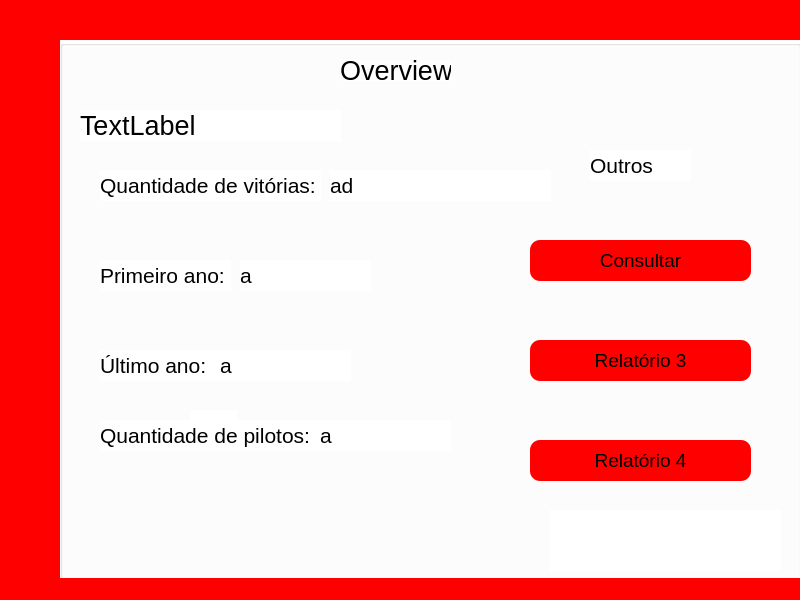
<?xml version="1.0" encoding="UTF-8"?>
<ui version="4.0">
 <class>MainWindow</class>
 <widget class="QMainWindow" name="MainWindow">
  <property name="geometry">
   <rect>
    <x>0</x>
    <y>0</y>
    <width>800</width>
    <height>600</height>
   </rect>
  </property>
  <property name="windowTitle">
   <string>MainWindow</string>
  </property>
  <property name="styleSheet">
   <string notr="true">background-color: rgb(255, 0, 0);</string>
  </property>
  <widget class="QWidget" name="centralwidget">
   <widget class="QGroupBox" name="groupBox">
    <property name="geometry">
     <rect>
      <x>60</x>
      <y>40</y>
      <width>741</width>
      <height>551</height>
     </rect>
    </property>
    <property name="styleSheet">
     <string notr="true">background-color: rgb(255, 255, 255);</string>
    </property>
    <property name="title">
     <string/>
    </property>
    <widget class="QLabel" name="label_8">
     <property name="geometry">
      <rect>
       <x>490</x>
       <y>470</y>
       <width>231</width>
       <height>61</height>
      </rect>
     </property>
     <property name="text">
      <string/>
     </property>
     <property name="pixmap">
      <pixmap>../formula-1-logo-1-1.png</pixmap>
     </property>
     <property name="scaledContents">
      <bool>true</bool>
     </property>
     <property name="alignment">
      <set>Qt::AlignLeading|Qt::AlignLeft|Qt::AlignVCenter</set>
     </property>
    </widget>
    <widget class="QLabel" name="label">
     <property name="geometry">
      <rect>
       <x>280</x>
       <y>20</y>
       <width>111</width>
       <height>21</height>
      </rect>
     </property>
     <property name="font">
      <font>
       <pointsize>20</pointsize>
      </font>
     </property>
     <property name="text">
      <string>Overview</string>
     </property>
    </widget>
    <widget class="QLabel" name="EscuderiaOverview">
     <property name="geometry">
      <rect>
       <x>20</x>
       <y>70</y>
       <width>261</width>
       <height>31</height>
      </rect>
     </property>
     <property name="font">
      <font>
       <pointsize>20</pointsize>
      </font>
     </property>
     <property name="text">
      <string>TextLabel</string>
     </property>
    </widget>
    <widget class="QLabel" name="label_3">
     <property name="geometry">
      <rect>
       <x>530</x>
       <y>110</y>
       <width>101</width>
       <height>31</height>
      </rect>
     </property>
     <property name="font">
      <font>
       <pointsize>16</pointsize>
      </font>
     </property>
     <property name="text">
      <string>Outros</string>
     </property>
    </widget>
    <widget class="QPushButton" name="Relatorio3">
     <property name="geometry">
      <rect>
       <x>470</x>
       <y>300</y>
       <width>221</width>
       <height>41</height>
      </rect>
     </property>
     <property name="font">
      <font>
       <pointsize>14</pointsize>
      </font>
     </property>
     <property name="styleSheet">
      <string notr="true">QPushButton{
	background-color: rgb(255, 0, 0);
	border-radius:10px;
		
}

QPushButton:hover{
	background-color: rgb(191, 0, 0);
	border:none;	
	gridline-color: rgb(191, 0, 0);
}

QPushButton:pressr{
	border:none;	
	border-bottom:none;
	gridline-color: rgb(191, 0, 0);
}</string>
     </property>
     <property name="text">
      <string>Relatório 3</string>
     </property>
    </widget>
    <widget class="QPushButton" name="ConsultaBotao">
     <property name="geometry">
      <rect>
       <x>470</x>
       <y>200</y>
       <width>221</width>
       <height>41</height>
      </rect>
     </property>
     <property name="font">
      <font>
       <pointsize>14</pointsize>
      </font>
     </property>
     <property name="styleSheet">
      <string notr="true">QPushButton{
	background-color: rgb(255, 0, 0);
	border-radius:10px;
		
}

QPushButton:hover{
	background-color: rgb(191, 0, 0);
	border:none;	
	gridline-color: rgb(191, 0, 0);
}

QPushButton:pressr{
	border:none;	
	border-bottom:none;
	gridline-color: rgb(191, 0, 0);
}</string>
     </property>
     <property name="text">
      <string>Consultar</string>
     </property>
    </widget>
    <widget class="QLabel" name="label_2">
     <property name="geometry">
      <rect>
       <x>40</x>
       <y>130</y>
       <width>221</width>
       <height>31</height>
      </rect>
     </property>
     <property name="font">
      <font>
       <pointsize>16</pointsize>
      </font>
     </property>
     <property name="text">
      <string>Quantidade de vitórias:</string>
     </property>
    </widget>
    <widget class="QLabel" name="label_4">
     <property name="geometry">
      <rect>
       <x>40</x>
       <y>220</y>
       <width>131</width>
       <height>31</height>
      </rect>
     </property>
     <property name="font">
      <font>
       <pointsize>16</pointsize>
      </font>
     </property>
     <property name="text">
      <string>Primeiro ano:</string>
     </property>
    </widget>
    <widget class="QLabel" name="label_5">
     <property name="geometry">
      <rect>
       <x>130</x>
       <y>370</y>
       <width>47</width>
       <height>13</height>
      </rect>
     </property>
     <property name="text">
      <string/>
     </property>
    </widget>
    <widget class="QLabel" name="label_6">
     <property name="geometry">
      <rect>
       <x>40</x>
       <y>310</y>
       <width>221</width>
       <height>31</height>
      </rect>
     </property>
     <property name="font">
      <font>
       <pointsize>16</pointsize>
      </font>
     </property>
     <property name="text">
      <string>Último ano:</string>
     </property>
    </widget>
    <widget class="QLabel" name="NumeroVitorias">
     <property name="geometry">
      <rect>
       <x>270</x>
       <y>130</y>
       <width>221</width>
       <height>31</height>
      </rect>
     </property>
     <property name="font">
      <font>
       <pointsize>16</pointsize>
      </font>
     </property>
     <property name="text">
      <string>ad</string>
     </property>
    </widget>
    <widget class="QLabel" name="PrimeiroAno">
     <property name="geometry">
      <rect>
       <x>180</x>
       <y>220</y>
       <width>131</width>
       <height>31</height>
      </rect>
     </property>
     <property name="font">
      <font>
       <pointsize>16</pointsize>
      </font>
     </property>
     <property name="text">
      <string>a</string>
     </property>
    </widget>
    <widget class="QLabel" name="UltimoAno">
     <property name="geometry">
      <rect>
       <x>160</x>
       <y>310</y>
       <width>131</width>
       <height>31</height>
      </rect>
     </property>
     <property name="font">
      <font>
       <pointsize>16</pointsize>
      </font>
     </property>
     <property name="text">
      <string>a</string>
     </property>
    </widget>
    <widget class="QLabel" name="label_7">
     <property name="geometry">
      <rect>
       <x>40</x>
       <y>380</y>
       <width>221</width>
       <height>31</height>
      </rect>
     </property>
     <property name="font">
      <font>
       <pointsize>16</pointsize>
      </font>
     </property>
     <property name="text">
      <string>Quantidade de pilotos:</string>
     </property>
    </widget>
    <widget class="QLabel" name="QuantidadePilotos">
     <property name="geometry">
      <rect>
       <x>260</x>
       <y>380</y>
       <width>131</width>
       <height>31</height>
      </rect>
     </property>
     <property name="font">
      <font>
       <pointsize>16</pointsize>
      </font>
     </property>
     <property name="text">
      <string>a</string>
     </property>
    </widget>
    <widget class="QPushButton" name="Relatorio4">
     <property name="geometry">
      <rect>
       <x>470</x>
       <y>400</y>
       <width>221</width>
       <height>41</height>
      </rect>
     </property>
     <property name="font">
      <font>
       <pointsize>14</pointsize>
      </font>
     </property>
     <property name="styleSheet">
      <string notr="true">QPushButton{
	background-color: rgb(255, 0, 0);
	border-radius:10px;
		
}

QPushButton:hover{
	background-color: rgb(191, 0, 0);
	border:none;	
	gridline-color: rgb(191, 0, 0);
}

QPushButton:pressr{
	border:none;	
	border-bottom:none;
	gridline-color: rgb(191, 0, 0);
}</string>
     </property>
     <property name="text">
      <string>Relatório 4</string>
     </property>
    </widget>
   </widget>
  </widget>
  <widget class="QMenuBar" name="menubar">
   <property name="geometry">
    <rect>
     <x>0</x>
     <y>0</y>
     <width>800</width>
     <height>21</height>
    </rect>
   </property>
  </widget>
  <widget class="QStatusBar" name="statusbar"/>
 </widget>
 <resources/>
 <connections/>
</ui>
